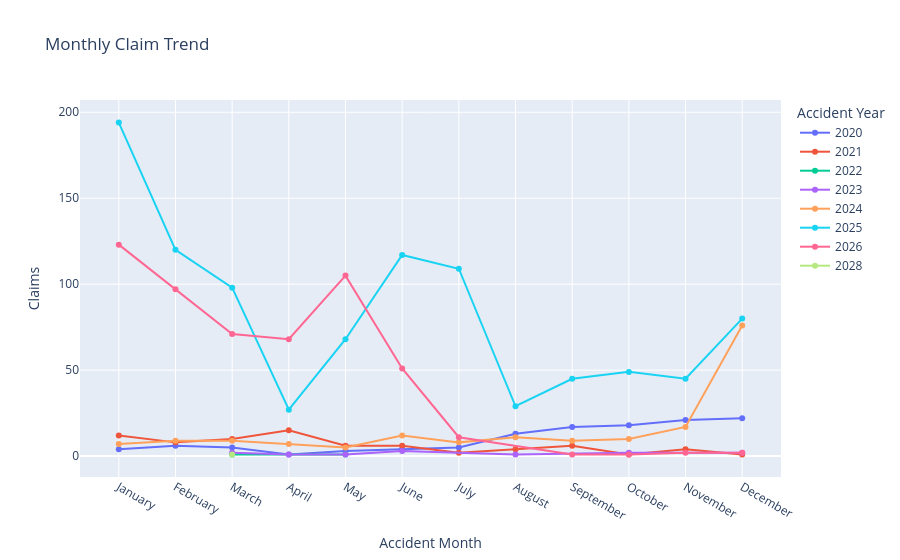

Here is the notebook cell this chart was saved with:
### Markdown cell above
### Monthly Claims Trend

### Code cell
fig = px.line(
    recent_years,
    x="Accident Month",
    y="Claims",
    color="Accident Year",
    markers=True,
    title="Monthly Claim Trend"
)

fig.show()

### Figure 1 — Plotly figure (JSON) as saved in the notebook; plotly's stock layout.template omitted (floating-point values rounded to 4 significant figures)
{"data": [{"hovertemplate": "Accident Year=2020<br>Accident Month=%{x}<br>Claims=%{y}<extra></extra>", "legendgroup": "2020", "line": {"color": "#636efa", "dash": "solid"}, "marker": {"symbol": "circle"}, "mode": "lines+markers", "name": "2020", "orientation": "v", "showlegend": true, "type": "scatter", "x": ["January", "February", "March", "April", "May", "June", "July", "August", "September", "October", "November", "December"], "xaxis": "x", "y": [4, 6, 5, 1, 3, 4, 5, 13, 17, 18, 21, 22], "yaxis": "y"}, {"hovertemplate": "Accident Year=2021<br>Accident Month=%{x}<br>Claims=%{y}<extra></extra>", "legendgroup": "2021", "line": {"color": "#EF553B", "dash": "solid"}, "marker": {"symbol": "circle"}, "mode": "lines+markers", "name": "2021", "orientation": "v", "showlegend": true, "type": "scatter", "x": ["January", "February", "March", "April", "May", "June", "July", "August", "September", "October", "November", "December"], "xaxis": "x", "y": [12, 8, 10, 15, 6, 6, 2, 4, 6, 1, 4, 1], "yaxis": "y"}, {"hovertemplate": "Accident Year=2022<br>Accident Month=%{x}<br>Claims=%{y}<extra></extra>", "legendgroup": "2022", "line": {"color": "#00cc96", "dash": "solid"}, "marker": {"symbol": "circle"}, "mode": "lines+markers", "name": "2022", "orientation": "v", "showlegend": true, "type": "scatter", "x": ["March", "May"], "xaxis": "x", "y": [1, 1], "yaxis": "y"}, {"hovertemplate": "Accident Year=2023<br>Accident Month=%{x}<br>Claims=%{y}<extra></extra>", "legendgroup": "2023", "line": {"color": "#ab63fa", "dash": "solid"}, "marker": {"symbol": "circle"}, "mode": "lines+markers", "name": "2023", "orientation": "v", "showlegend": true, "type": "scatter", "x": ["March", "April", "May", "June", "August", "October", "December"], "xaxis": "x", "y": [2, 1, 1, 3, 1, 2, 2], "yaxis": "y"}, {"hovertemplate": "Accident Year=2024<br>Accident Month=%{x}<br>Claims=%{y}<extra></extra>", "legendgroup": "2024", "line": {"color": "#FFA15A", "dash": "solid"}, "marker": {"symbol": "circle"}, "mode": "lines+markers", "name": "2024", "orientation": "v", "showlegend": true, "type": "scatter", "x": ["January", "February", "March", "April", "May", "June", "July", "August", "September", "October", "November", "December"], "xaxis": "x", "y": [7, 9, 9, 7, 5, 12, 8, 11, 9, 10, 17, 76], "yaxis": "y"}, {"hovertemplate": "Accident Year=2025<br>Accident Month=%{x}<br>Claims=%{y}<extra></extra>", "legendgroup": "2025", "line": {"color": "#19d3f3", "dash": "solid"}, "marker": {"symbol": "circle"}, "mode": "lines+markers", "name": "2025", "orientation": "v", "showlegend": true, "type": "scatter", "x": ["January", "February", "March", "April", "May", "June", "July", "August", "September", "October", "November", "December"], "xaxis": "x", "y": [194, 120, 98, 27, 68, 117, 109, 29, 45, 49, 45, 80], "yaxis": "y"}, {"hovertemplate": "Accident Year=2026<br>Accident Month=%{x}<br>Claims=%{y}<extra></extra>", "legendgroup": "2026", "line": {"color": "#FF6692", "dash": "solid"}, "marker": {"symbol": "circle"}, "mode": "lines+markers", "name": "2026", "orientation": "v", "showlegend": true, "type": "scatter", "x": ["January", "February", "March", "April", "May", "June", "July", "September", "October", "November", "December"], "xaxis": "x", "y": [123, 97, 71, 68, 105, 51, 11, 1, 1, 2, 2], "yaxis": "y"}, {"hovertemplate": "Accident Year=2028<br>Accident Month=%{x}<br>Claims=%{y}<extra></extra>", "legendgroup": "2028", "line": {"color": "#B6E880", "dash": "solid"}, "marker": {"symbol": "circle"}, "mode": "lines+markers", "name": "2028", "orientation": "v", "showlegend": true, "type": "scatter", "x": ["March"], "xaxis": "x", "y": [1], "yaxis": "y"}], "layout": {"legend": {"title": {"text": "Accident Year"}, "tracegroupgap": 0}, "title": {"text": "Monthly Claim Trend"}, "xaxis": {"anchor": "y", "domain": [0, 1], "title": {"text": "Accident Month"}}, "yaxis": {"anchor": "x", "domain": [0, 1], "title": {"text": "Claims"}}}}
